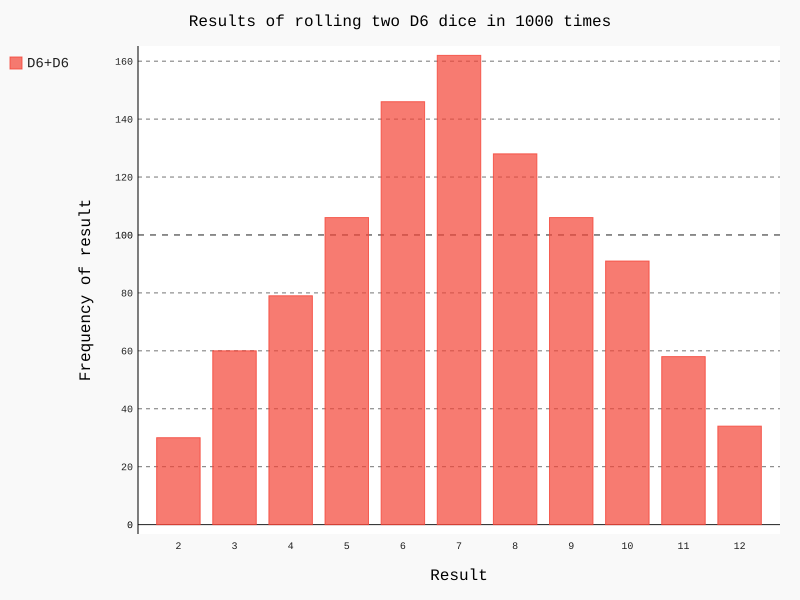

The Python source for this figure:
from die import Die
import pygal

die1=Die()
die2=Die()

results=[]

for roll_num in range(1000):
    result=die1.roll() + die2.roll()
    results.append(result)
#分析结果
frequencies=[]
max_result=die1.number_side+die2.number_side
for vaule in range(2,max_result+1):
    frequency=results.count(vaule)
    frequencies.append(frequency)

hist=pygal.Bar()
hist.title="Results of rolling two D6 dice in 1000 times"
hist.x_labels=range(2,die1.number_side+die2.number_side+1)
hist.x_title="Result"
hist.y_title="Frequency of result"
hist.add("D6+D6",frequencies)
hist.render_to_file("dice_visual.svg")
#可视化展示
